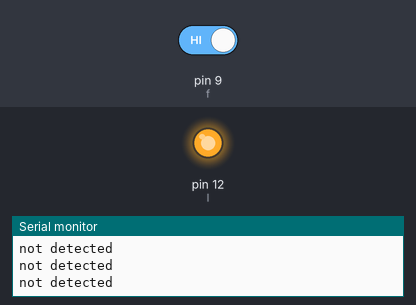
The sketch below on a simulated Arduino Uno, built with avr-gcc and run on an emulated ATmega328P. Parts: output pins drawn as LEDs (lit = HIGH), the last lines printed to the serial monitor. The inputs (shaded band) are chosen by the test bench; at power-on: pin 9 (f) HIGH.

Above: at 1.2 s.
1.3 s: pin 9 (f) driven LOW
At 1.8 s:
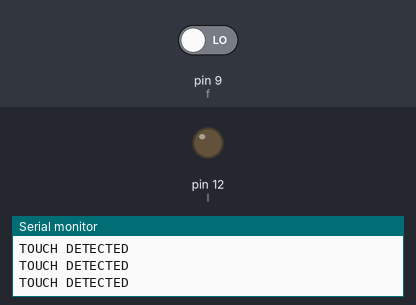
2.8 s: pin 9 (f) driven HIGH
At 4.2 s:
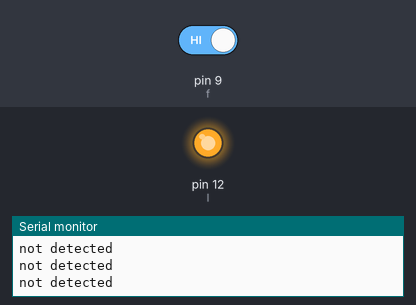
Timing chart, 0 to 5.8 s (numbered marks = the images above; inputs shaded):
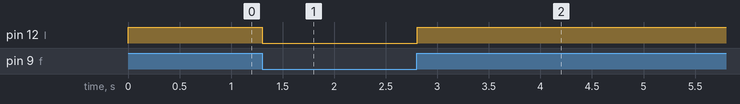

The sketch:

touch.ino
```cpp
int l = 12;
int f = 9;

void setup(){
  pinMode(l,OUTPUT);
  pinMode(f,INPUT);
  Serial.begin(9600);
}

void loop(){
  int fin = digitalRead(f);

  if (fin == LOW)
  {
    Serial.println("TOUCH DETECTED");
    digitalWrite(l,LOW);
  }
  else{
    Serial.println("not detected");
    digitalWrite(l,HIGH);
  }
  delay(100);
}
```

Measured:
- after the input at 1.3 s, pin 12 (l): HIGH → LOW at once
- after the input at 2.8 s, pin 12 (l): LOW → HIGH at once
